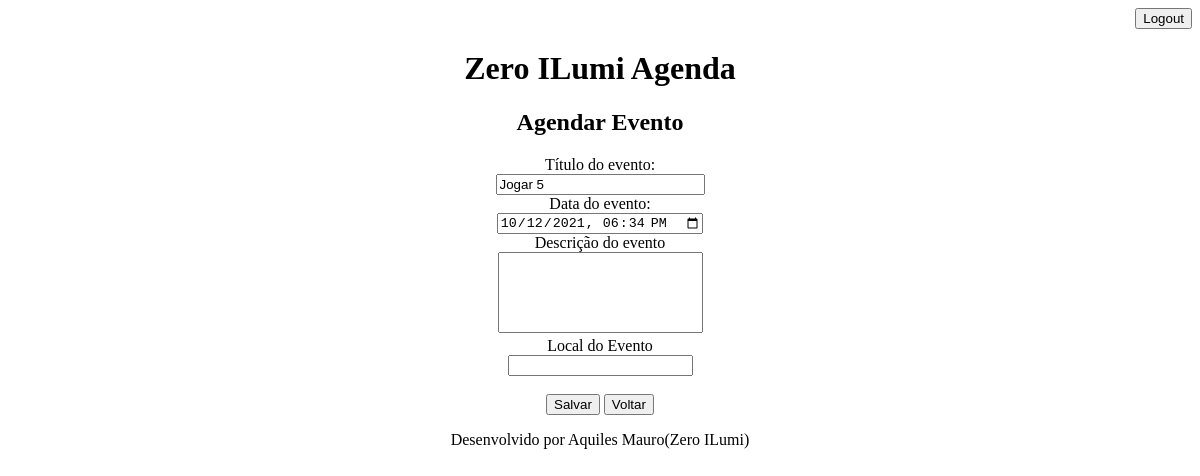
/agenda/evento/?id=3 (signed in), run on an earlier commit of the app's database.
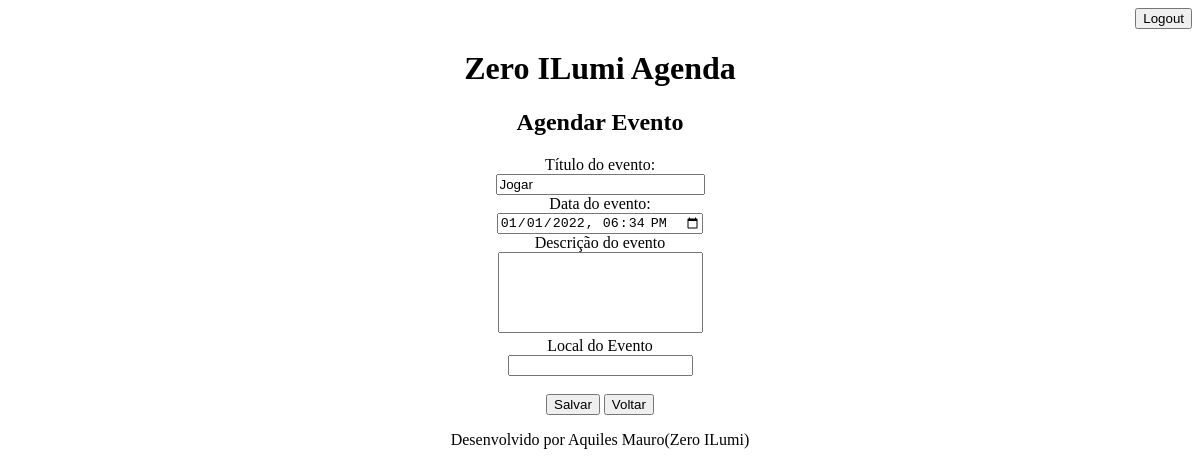
And on a later commit of the database.
### zero_ilumi_agenda_core/models.py (models this page shows, shortened)
class Evento_Agendado(models.Model):
    usuario = models.ForeignKey(User, on_delete=models.CASCADE)
    titulo_do_evento_agendado = models.CharField(max_length=100,
                                                 verbose_name="Titulo")
    decricao_do_evento_agendado = models.TextField(blank=True,
                                                   null=True,
                                                   verbose_name="Descrição")
    data_do_evento_agendado = models.DateTimeField(verbose_name="Data do Evento")
    data_da_criacao_do_evento_agendado = models.DateTimeField(auto_now=True,
                                                              verbose_name="Data de Criação")
    local_do_evento_agenda = models.CharField(max_length=100,
                                              verbose_name="Local do Evento",
                                              blank=True,
                                              null=True)
    class Meta:
        db_table = "Eventos Agendados"
    def get_data_do_evento_agendado_input(self):
        return self.data_do_evento_agendado.strftime('%Y-%m-%dT%H:%M')

### zero_ilumi_agenda_core/views.py (the view)
# urls.py: path('agenda/evento/', views.evento),
@login_required(login_url='/login/')
def evento(request):
    id_evento = request.GET.get('id')
    dados = {}
    if id_evento:
        dados['evento'] = Evento_Agendado.objects.get(id=id_evento)
    return render(request, 'evento.html', dados)

### templates/evento.html (shortened to what this page needs)
{% extends "model_page.html" %}
    {% block content %}
    <div align="center" style="list-style-position: inside">
        <h2>Agendar Evento</h2>
        <form action="submit/" method="POST"> {% csrf_token %}
            <label>Título do evento:</label>
            <br>
            <input type="text" name="titulo_agendamento_novo" size="23" value="{{ evento.titulo_do_evento_agendado }}">
            <br>
            <label>Data do evento:</label>
            <br>
            <input type="datetime-local" name="data_do_evento_agendamento_novo" value="{{ evento.get_data_do_evento_agendado_input }}">
            <br>
            <label>Descrição do evento</label>
            <br>
            <textarea name="input_descricao_agendamento_novo"
                      rows="5"
                      cols="23"
                      style="resize:none">
                {{ evento.decricao_do_evento_agendado }}
            </textarea>
            <br>
            <label>Local do Evento</label>
            <br>
            <input type="text" name="local_do_evento_agendamento_novo">
            <br>
            <br>
            <button type="submit" name="criar_novo_agendamento">Salvar</button>
            <a href="/">
                <button type="button" name="cancelar_criacao_de_novo_agendamento">Voltar</button>
            </a>
        </form>
    </div>
    {% endblock %}

### templates/model_page.html (shortened to what this page needs)
<!DOCTYPE html>
<html lang="en">
<head>
</head>
<body>
    {% include "model_header.html" %}
    {% block content  %} {% endblock %}
    {% include "model_footer.html" %}
</body>
</html>

### templates/model_header.html
<div align="right">
    <a href="/logout/">
        <button type="button">
            Logout
        </button>
    </a>
</div>
<h1 align="center">Zero ILumi Agenda</h1>

### templates/model_footer.html
<p align="center">Desenvolvido por Aquiles Mauro(Zero ILumi)</p>

What changed in the data, as far as the page shows it:
changed Evento_Agendado: titulo_agendamento_novo "Jogar 5" → "Jogar"; data_do_evento_agendamento_novo "10/12/2021 18:34" → "01/01/2022 18:34"
